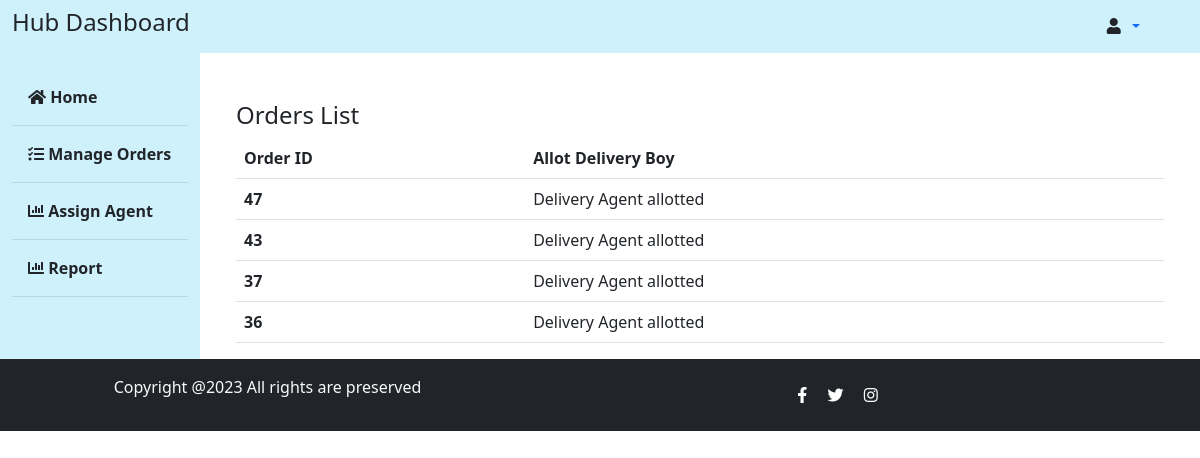
Screenshot of /hub_agent_assign/ with the database file from the repository.
### agriselect/models.py (models this page shows, shortened)
class Order(models.Model):
    class PaymentStatusChoices(models.TextChoices):
        PENDING = 'pending', 'Pending'
        SUCCESSFUL = 'successful', 'Successful'
        FAILED = 'failed', 'Failed'
    class OrderStatusChoices(models.TextChoices):
        REQUESTED = 'Requested', 'Requested'
        DISPATCHED = 'Dispatched', 'Dispatched'
        DELIVERED = 'Delivered', 'Delivered'
    user = models.ForeignKey(CustomUser, on_delete=models.CASCADE)
    cart_items = models.ManyToManyField('CartItem')  # Assuming the CartItem model has a reference to Product
    total_price = models.DecimalField(max_digits=10, decimal_places=2)
    order_date_only = models.DateField(default=timezone.now)
    order_date = models.DateTimeField(auto_now_add=True)
    razorpay_order_id = models.CharField(max_length=255, default=None)
    shipping_address = models.ForeignKey(Address, on_delete=models.SET_NULL, null=True, blank=True)
    payment_status = models.CharField(
        max_length=20, choices=PaymentStatusChoices.choices, default=PaymentStatusChoices.PENDING)
    order_status = models.CharField(
        max_length=20, choices=OrderStatusChoices.choices, default=OrderStatusChoices.REQUESTED)
    accepted_by_store = models.BooleanField(default=False)
    picked_by_agent = models.BooleanField(default=False)
    ready_for_pickup = models.BooleanField(default=False)  # New field
    otp = models.CharField(max_length=100, default='Null')
    verified = models.BooleanField(default=False)

### agriselect/views.py (the view)
# urls.py: path('hub_agent_assign/', views.hub_agent_assign, name='hub_agent_assign'),
def hub_agent_assign(request):
    user=request.user
    distinct_order_ids = Order.objects.filter(
        accepted_by_store=True
    ).values('id').distinct()
    show_orders = Order.objects.filter(id__in=distinct_order_ids)
    return render(request, 'hub_agent_assign.html', {'show_orders': show_orders})

### template/hub_agent_assign.html (shortened to what this page needs)
{% load static %}
<!DOCTYPE html>
<html lang="en">
<head>
    <link href="https://cdn.jsdelivr.net/npm/bootstrap@5.3.0-alpha1/dist/css/bootstrap.min.css" rel="stylesheet">
    <link rel="stylesheet" href="https://cdnjs.cloudflare.com/ajax/libs/font-awesome/5.15.3/css/all.min.css">
</head>
<body>
    <nav class="navbar navbar-expand-lg navbar-light" style="background: #cff1fc;">
        <div class="container-fluid">
            <h4 class="text-center">Hub Dashboard</h4>
            <div class="dropdown me-5">
                <a class="nav-icon position-relative text-decoration-none dropdown-toggle" href="#" id="userDropdown" role="button" data-bs-toggle="dropdown" aria-haspopup="true" aria-expanded="false">
                    <i class="fa fa-fw fa-user text-dark mr-3" ></i>
                </a>
            </div>
        </div>
    </nav>
    <div class="container-fluid">
        <div class="row">
            <nav id="sidebar" class="col-md-3 col-lg-2 d-md-block sidebar" style="background: #cff1fc;">
                <div class="position-sticky">
                    <ul class="nav flex-column mt-4">
                        <li class="nav-item">
                            <a class="nav-link active text-dark" aria-current="page" href="{% url 'hub_dashboard' %}">
                                <i class="fas fa-home"></i>
                                <strong>Home</strong>
                            </a>
                        </li>
                        <li class="pb-2 mb-2" style="border-bottom: 1px solid rgba(0, 0, 0, 0.1);">
                        <li class="nav-item">
                            <a class="nav-link text-dark" href="{% url 'hub_orders' %}">
                                <i class="fas fa-tasks"></i>
                                <strong>Manage Orders</strong>
                            </a>
                        </li>
                        <li class="pb-2 mb-2" style="border-bottom: 1px solid rgba(0, 0, 0, 0.1);">
                            <li class="nav-item">
                                <a class="nav-link text-dark" href="{% url 'hub_agent_assign' %}">
                                    <i class="fas fa-chart-bar"></i>
                                    <strong>Assign Agent</strong>
                                </a>
                            </li>
                            <li class="pb-2 mb-2" style="border-bottom: 1px solid rgba(0, 0, 0, 0.1);">
                        <li class="nav-item">
                            <a class="nav-link text-dark" href="{% url 'hub_report' %}">
                                <i class="fas fa-chart-bar"></i>
                                <strong>Report</strong>
                            </a>
                        </li>
                        <li class="pb-2 mb-2" style="border-bottom: 1px solid rgba(0, 0, 0, 0.1);">
                    </ul>
                </div>
            </nav>
            <main class="col-md-9 ms-sm-auto col-lg-10 px-md-4">
                <div class="container mt-5">
                    <h4>Orders List</h4>
                    <table class="table">
                        <thead>
                            <tr>
                                <th>Order ID</th>
                                <th>Allot Delivery Boy</th>
                            </tr>
                        </thead>
                        <tbody>
                            {% for order in show_orders|dictsortreversed:"order_date" %}
                            <tr>
                                <td><b>{{ order.id }}</b></td>
                                {% if order.assigneddeliveryagent_set.all %}
                                <td>Delivery Agent allotted</td>
                            {% endif %}
                        </tr>
                        {% endfor %}
                    </tbody>
                </table>
                </div>
            </main>
        </div>
    </div>
    <footer class="footer mt-auto py-3 bg-dark">
        <div class="container text-center">
            <div class="row text-center text-md-left align-items-center">
                <div class="col-md-5">
                    <p class="text-light">Copyright @2023 All rights are preserved</p>
                </div>
                <div class="col-md-7">
                    <a href="#" class="social-icons text-white"><i class="fab fa-facebook-f"></i></a>
                    <a href="#" class="social-icons text-white"><i class="fab fa-twitter"></i></a>
                    <a href="#" class="social-icons text-white"><i class="fab fa-instagram"></i></a>
                </div>
            </div>
        </div>
    </footer>
    </body>
</html>

### rows the page displays
Order: id "47", shows "Delivery Agent allotted"
Order: id "43", shows "Delivery Agent allotted"
Order: id "37", shows "Delivery Agent allotted"
Order: id "36", shows "Delivery Agent allotted"
